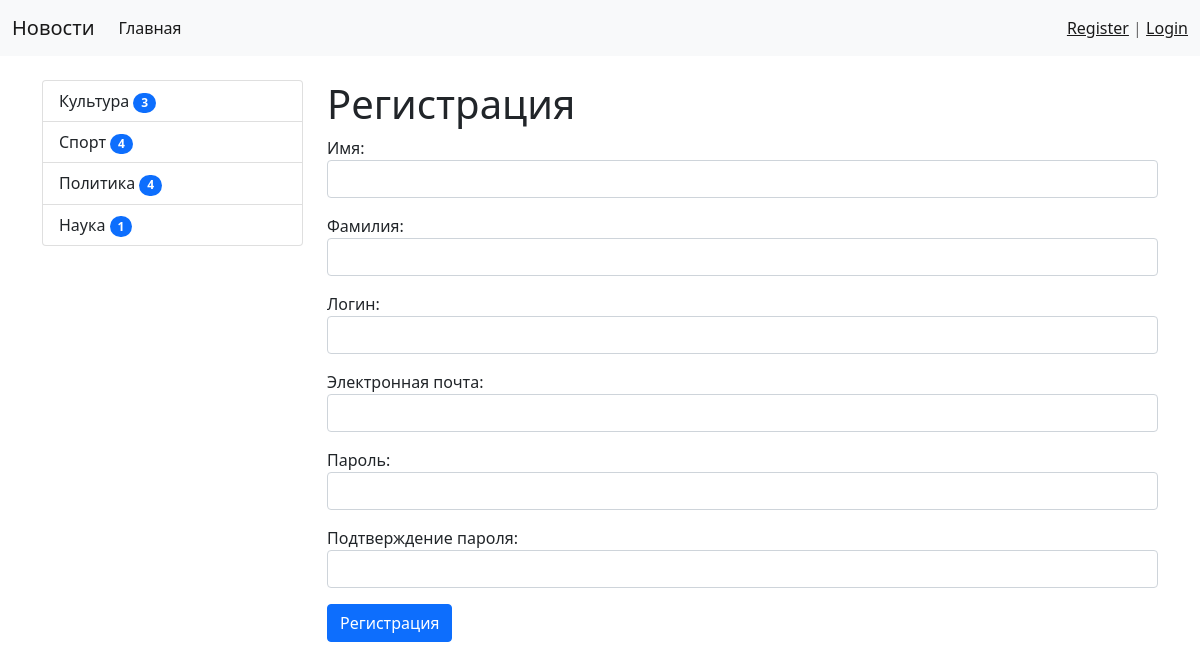
Screenshot of /register/ with the database file from the repository.
### news/models.py (models this page shows, shortened)
class Category(models.Model):
    title = models.CharField(max_length=150, db_index=True, verbose_name='Наименование категории')
    def get_absolute_url(self):
        return reverse('category', kwargs={"category_id": self.pk})
    class Meta:
        verbose_name = 'Категория'
        verbose_name_plural = 'Категории'
        ordering = ['title']

### news/views.py (the view)
# urls.py: path('register/', register, name='register'),
def register(request):
    if request.method == 'POST':
        form = UserRegisterForm(request.POST)
        if form.is_valid():
            user = form.save()
            login(request, user)
            messages.success(request, 'Вы успешно зарегистрировались')
            return redirect('login')
        else:
            messages.error(request, 'Ошибка регистрации')
    else:
        form = UserRegisterForm()
    return render(request, 'news/register.html', {'form': form})

### news/forms.py
class UserRegisterForm(UserCreationForm):
    first_name = forms.CharField(label='Имя', widget=forms.TextInput(attrs={'class': 'form-control'}))
    last_name = forms.CharField(label='Фамилия', widget=forms.TextInput(attrs={'class': 'form-control'}))
    username = forms.CharField(label='Логин', widget=forms.TextInput(attrs={'class': 'form-control'}))
    email = forms.EmailField(label='Электронная почта',
                             widget=forms.EmailInput(attrs={'class': 'form-control'}))
    password1 = forms.CharField(label='Пароль', widget=forms.PasswordInput(attrs={'class': 'form-control'}))
    password2 = forms.CharField(label='Подтверждение пароля',
                                widget=forms.PasswordInput(attrs={'class': 'form-control'}))
    class Meta:
        model = User
        fields = ['first_name', 'last_name', 'username', 'email', 'password1', 'password2']

### news/templatetags/news_tags.py (called while the page is built)
@register.inclusion_tag('news/list_categories.html')
def show_categories():
    categories = Category.objects.annotate(Count('news')).filter(news__count__gt=0)
    return {'categories': categories}

### news/templates/news/register.html (shortened to what this page needs)
<!doctype html>
{% extends 'base.html'%}
{% block sidebar %}
{% include 'inc/_sidebar.html' %}
{% endblock %}
{% block content %}
<h1>Регистрация</h1>
<form method="post">
    {{ form.as_p }}
    <button type="submit" class="btn btn-primary btn-block">Регистрация</button>
</form>
{% endblock %}

### news/templates/news/list_categories.html
<div class="list-group">
    {% for item in categories %}
    <a href="{{ item.get_absolute_url }}" class="list-group-item list-group-item-action" aria-current="true">
        {{ item.title }}
        <span class="badge bg-primary rounded-pill">{{item.news__count}}</span>
    </a>
    {% endfor %}
</div>

### first_project/static/css/style.css (style rules this page uses)
body { background-color: #ffffff; }

### rows the page displays
Category: title "Культура", news__count "3"
Category: title "Спорт", news__count "4"
Category: title "Политика", news__count "4"
Category: title "Наука", news__count "1"
